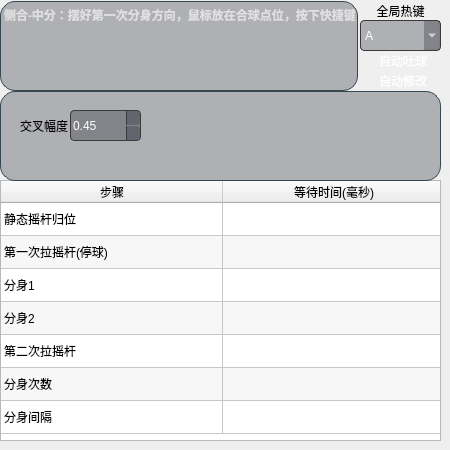
    <widget class="QWidget" name="page_8">
     <widget class="QLabel" name="label_29">
      <property name="geometry">
       <rect>
        <x>360</x>
        <y>0</y>
        <width>81</width>
        <height>21</height>
       </rect>
      </property>
      <property name="text">
       <string>全局热键</string>
      </property>
      <property name="alignment">
       <set>Qt::AlignmentFlag::AlignCenter</set>
      </property>
     </widget>
     <widget class="QCheckBox" name="checkBox_36">
      <property name="geometry">
       <rect>
        <x>360</x>
        <y>70</y>
        <width>81</width>
        <height>21</height>
       </rect>
      </property>
      <property name="styleSheet">
       <string notr="true">QCheckBox{
	background-color: transparent;
color:white;
}
QCheckBox::indicator:unchecked{
border-image: url(:/D:/复选框-未选.svg);
Width:20px;
Height:20px;
}
QCheckBox::indicator:checked{
border-image: url(:/D:/复选选中 (1).svg);
Width:20px;
Height:20px;
}</string>
      </property>
      <property name="text">
       <string>自动修改</string>
      </property>
     </widget>
     <widget class="QComboBox" name="comboBox_13">
      <property name="geometry">
       <rect>
        <x>360</x>
        <y>20</y>
        <width>81</width>
        <height>31</height>
       </rect>
      </property>
      <property name="sizePolicy">
       <sizepolicy hsizetype="Preferred" vsizetype="Fixed">
        <horstretch>0</horstretch>
        <verstretch>0</verstretch>
       </sizepolicy>
      </property>
      <property name="styleSheet">
       <string notr="true">/* 深色模式 QDoubleSpinBox 美化 */
QComboBox {
   background-color: rgba(23, 28, 40,0.3);     /* 深灰背景 */
    color: #FFFFFF;                 /* 白色文字 */
    border: 1px solid #3A3A3A;      /* 中灰色边框 */
    border-radius: 4px;             /* 圆角 */
	font:10pt &quot;Segoe UI&quot;;
    selection-color: white;         /* 选中文本颜色 */
}

QComboBox::drop-down {
	padding:7px 3px;
    image: url(:/D:/drop-down.svg); /* 浅色下箭头 */
    width: 15px;
    height: 15px;
}

/* 禁用状态 */
QComboBox:disabled {
    background-color: #1A1A1A;      /* 更暗背景 */
    color: #7A7A7A;                 /* 灰色文字 */
    border: 1px solid #2D2D2D;      /* 深灰边框 */
}

/* 鼠标悬停效果 */
QComboBox:hover {
    border: 1px solid #4A4A4A;      /* 边框变亮 */
}
</string>
      </property>
      <property name="frame">
       <bool>true</bool>
      </property>
      <item>
       <property name="text">
        <string>A</string>
       </property>
      </item>
      <item>
       <property name="text">
        <string>B</string>
       </property>
      </item>
      <item>
       <property name="text">
        <string>C</string>
       </property>
      </item>
      <item>
       <property name="text">
        <string>D</string>
       </property>
      </item>
      <item>
       <property name="text">
        <string>E</string>
       </property>
      </item>
      <item>
       <property name="text">
        <string>F</string>
       </property>
      </item>
      <item>
       <property name="text">
        <string>G</string>
       </property>
      </item>
      <item>
       <property name="text">
        <string>H</string>
       </property>
      </item>
      <item>
       <property name="text">
        <string>I</string>
       </property>
      </item>
      <item>
       <property name="text">
        <string>J</string>
       </property>
      </item>
      <item>
       <property name="text">
        <string>K</string>
       </property>
      </item>
      <item>
       <property name="text">
        <string>L</string>
       </property>
      </item>
      <item>
       <property name="text">
        <string>M</string>
       </property>
      </item>
      <item>
       <property name="text">
        <string>N</string>
       </property>
      </item>
      <item>
       <property name="text">
        <string>O</string>
       </property>
      </item>
      <item>
       <property name="text">
        <string>P</string>
       </property>
      </item>
      <item>
       <property name="text">
        <string>Q</string>
       </property>
      </item>
      <item>
       <property name="text">
        <string>R</string>
       </property>
      </item>
      <item>
       <property name="text">
        <string>S</string>
       </property>
      </item>
      <item>
       <property name="text">
        <string>T</string>
       </property>
      </item>
      <item>
       <property name="text">
        <string>U</string>
       </property>
      </item>
      <item>
       <property name="text">
        <string>V</string>
       </property>
      </item>
      <item>
       <property name="text">
        <string>W</string>
       </property>
      </item>
      <item>
       <property name="text">
        <string>X</string>
       </property>
      </item>
      <item>
       <property name="text">
        <string>Y</string>
       </property>
      </item>
      <item>
       <property name="text">
        <string>Z</string>
       </property>
      </item>
      <item>
       <property name="text">
        <string>1</string>
       </property>
      </item>
      <item>
       <property name="text">
        <string>2</string>
       </property>
      </item>
      <item>
       <property name="text">
        <string>3</string>
       </property>
      </item>
      <item>
       <property name="text">
        <string>4</string>
       </property>
      </item>
      <item>
       <property name="text">
        <string>5</string>
       </property>
      </item>
      <item>
       <property name="text">
        <string>6</string>
       </property>
      </item>
      <item>
       <property name="text">
        <string>7</string>
       </property>
      </item>
      <item>
       <property name="text">
        <string>8</string>
       </property>
      </item>
      <item>
       <property name="text">
        <string>9</string>
       </property>
      </item>
      <item>
       <property name="text">
        <string>0</string>
       </property>
      </item>
      <item>
       <property name="text">
        <string>空格</string>
       </property>
      </item>
      <item>
       <property name="text">
        <string>~</string>
       </property>
      </item>
     </widget>
     <widget class="QTableWidget" name="tableWidget_6">
      <property name="enabled">
       <bool>true</bool>
      </property>
      <property name="geometry">
       <rect>
        <x>0</x>
        <y>180</y>
        <width>441</width>
        <height>261</height>
       </rect>
      </property>
      <property name="sizePolicy">
       <sizepolicy hsizetype="Preferred" vsizetype="Preferred">
        <horstretch>0</horstretch>
        <verstretch>0</verstretch>
       </sizepolicy>
      </property>
      <property name="minimumSize">
       <size>
        <width>0</width>
        <height>0</height>
       </size>
      </property>
      <property name="maximumSize">
       <size>
        <width>591</width>
        <height>381</height>
       </size>
      </property>
      <property name="frameShape">
       <enum>QFrame::Shape::StyledPanel</enum>
      </property>
      <property name="lineWidth">
       <number>1</number>
      </property>
      <property name="midLineWidth">
       <number>0</number>
      </property>
      <property name="verticalScrollBarPolicy">
       <enum>Qt::ScrollBarPolicy::ScrollBarAlwaysOff</enum>
      </property>
      <property name="horizontalScrollBarPolicy">
       <enum>Qt::ScrollBarPolicy::ScrollBarAlwaysOff</enum>
      </property>
      <property name="autoScroll">
       <bool>false</bool>
      </property>
      <property name="dragDropOverwriteMode">
       <bool>true</bool>
      </property>
      <property name="alternatingRowColors">
       <bool>true</bool>
      </property>
      <property name="verticalScrollMode">
       <enum>QAbstractItemView::ScrollMode::ScrollPerItem</enum>
      </property>
      <property name="updateThreshold">
       <number>200</number>
      </property>
      <property name="showGrid">
       <bool>true</bool>
      </property>
      <property name="gridStyle">
       <enum>Qt::PenStyle::SolidLine</enum>
      </property>
      <property name="sortingEnabled">
       <bool>false</bool>
      </property>
      <property name="cornerButtonEnabled">
       <bool>true</bool>
      </property>
      <property name="rowCount">
       <number>7</number>
      </property>
      <attribute name="horizontalHeaderVisible">
       <bool>true</bool>
      </attribute>
      <attribute name="horizontalHeaderCascadingSectionResizes">
       <bool>false</bool>
      </attribute>
      <attribute name="horizontalHeaderMinimumSectionSize">
       <number>24</number>
      </attribute>
      <attribute name="horizontalHeaderDefaultSectionSize">
       <number>222</number>
      </attribute>
      <attribute name="horizontalHeaderHighlightSections">
       <bool>true</bool>
      </attribute>
      <attribute name="horizontalHeaderShowSortIndicator" stdset="0">
       <bool>false</bool>
      </attribute>
      <attribute name="horizontalHeaderStretchLastSection">
       <bool>false</bool>
      </attribute>
      <attribute name="verticalHeaderVisible">
       <bool>false</bool>
      </attribute>
      <attribute name="verticalHeaderCascadingSectionResizes">
       <bool>false</bool>
      </attribute>
      <attribute name="verticalHeaderMinimumSectionSize">
       <number>24</number>
      </attribute>
      <attribute name="verticalHeaderDefaultSectionSize">
       <number>33</number>
      </attribute>
      <attribute name="verticalHeaderHighlightSections">
       <bool>false</bool>
      </attribute>
      <attribute name="verticalHeaderShowSortIndicator" stdset="0">
       <bool>false</bool>
      </attribute>
      <attribute name="verticalHeaderStretchLastSection">
       <bool>false</bool>
      </attribute>
      <row/>
      <row/>
      <row/>
      <row/>
      <row/>
      <row/>
      <row/>
      <column>
       <property name="text">
        <string>步骤</string>
       </property>
       <property name="background">
        <color>
         <red>69</red>
         <green>83</green>
         <blue>100</blue>
        </color>
       </property>
      </column>
      <column>
       <property name="text">
        <string>等待时间(毫秒)</string>
       </property>
       <property name="background">
        <color>
         <red>69</red>
         <green>83</green>
         <blue>100</blue>
        </color>
       </property>
      </column>
      <item row="0" column="0">
       <property name="text">
        <string>静态摇杆归位</string>
       </property>
       <property name="flags">
        <set>ItemIsEnabled</set>
       </property>
      </item>
      <item row="1" column="0">
       <property name="text">
        <string>第一次拉摇杆(停球)</string>
       </property>
       <property name="flags">
        <set>ItemIsEnabled</set>
       </property>
      </item>
      <item row="2" column="0">
       <property name="text">
        <string>分身1</string>
       </property>
       <property name="flags">
        <set>ItemIsEnabled</set>
       </property>
      </item>
      <item row="3" column="0">
       <property name="text">
        <string>分身2</string>
       </property>
       <property name="flags">
        <set>ItemIsEnabled</set>
       </property>
      </item>
      <item row="4" column="0">
       <property name="text">
        <string>第二次拉摇杆</string>
       </property>
       <property name="flags">
        <set>ItemIsEnabled</set>
       </property>
      </item>
      <item row="5" column="0">
       <property name="text">
        <string>分身次数</string>
       </property>
       <property name="flags">
        <set>ItemIsEnabled</set>
       </property>
      </item>
      <item row="6" column="0">
       <property name="text">
        <string>分身间隔</string>
       </property>
       <property name="flags">
        <set>ItemIsEnabled</set>
       </property>
      </item>
     </widget>
     <widget class="QCheckBox" name="checkBox_38">
      <property name="geometry">
       <rect>
        <x>360</x>
        <y>50</y>
        <width>81</width>
        <height>21</height>
       </rect>
      </property>
      <property name="styleSheet">
       <string notr="true">QCheckBox{
	background-color: transparent;
color:white;
}
QCheckBox::indicator:unchecked{
border-image: url(:/D:/复选框-未选.svg);
Width:20px;
Height:20px;
}
QCheckBox::indicator:checked{
border-image: url(:/D:/复选选中 (1).svg);
Width:20px;
Height:20px;
}</string>
      </property>
      <property name="text">
       <string>自动吐球</string>
      </property>
     </widget>
     <widget class="QLabel" name="label_115">
      <property name="geometry">
       <rect>
        <x>0</x>
        <y>0</y>
        <width>358</width>
        <height>91</height>
       </rect>
      </property>
      <property name="styleSheet">
       <string notr="true">font-weight: bold;
    border: 1px solid #37474F;
    border-radius: 4px;
    margin-top: 1px;
    padding-top: 1px;
   background-color: rgba(23, 28, 40,0.3);
    color: #E0E0E0;
    font-size: 12px;
border-radius: 15px;</string>
      </property>
      <property name="text">
       <string>侧合-中分：摆好第一次分身方向，鼠标放在合球点位，按下快捷键</string>
      </property>
      <property name="textFormat">
       <enum>Qt::TextFormat::PlainText</enum>
      </property>
      <property name="alignment">
       <set>Qt::AlignmentFlag::AlignLeading|Qt::AlignmentFlag::AlignLeft|Qt::AlignmentFlag::AlignTop</set>
      </property>
      <property name="wordWrap">
       <bool>true</bool>
      </property>
     </widget>
     <widget class="QLabel" name="label_116">
      <property name="geometry">
       <rect>
        <x>0</x>
        <y>90</y>
        <width>441</width>
        <height>91</height>
       </rect>
      </property>
      <property name="styleSheet">
       <string notr="true">font-weight: bold;
    border: 1px solid #37474F;
    border-radius: 4px;
    margin-top: 1px;
    padding-top: 1px;
    background-color: rgba(23, 28, 40,0.3);
    color: #E0E0E0;
    font-size: 12px;
border-radius: 15px;</string>
      </property>
      <property name="text">
       <string/>
      </property>
      <property name="textFormat">
       <enum>Qt::TextFormat::PlainText</enum>
      </property>
      <property name="alignment">
       <set>Qt::AlignmentFlag::AlignLeading|Qt::AlignmentFlag::AlignLeft|Qt::AlignmentFlag::AlignTop</set>
      </property>
      <property name="wordWrap">
       <bool>true</bool>
      </property>
     </widget>
     <widget class="QDoubleSpinBox" name="doubleSpinBox_31">
      <property name="geometry">
       <rect>
        <x>70</x>
        <y>110</y>
        <width>71</width>
        <height>31</height>
       </rect>
      </property>
      <property name="styleSheet">
       <string notr="true">/* 深色模式 QDoubleSpinBox 美化 */
QDoubleSpinBox {
	 border: 1px solid #37474F;
    background-color: rgba(23, 28, 40,0.3);
    color: #FFFFFF;                 /* 白色文字 */
    border: 1px solid #3A3A3A;      /* 中灰色边框 */
    border-radius: 4px;             /* 圆角 */
    font: 10pt &quot;Microsoft YaHei UI&quot;; /* 微软雅黑字体 */
   /*selection-background-color: #19232D; /* 选中文本背景-主色调 */
    selection-color: white;         /* 选中文本颜色 */
}


/* 上下按钮区域 */
QDoubleSpinBox::up-button, QDoubleSpinBox::down-button {
   background-color: rgba(23, 28, 40,0.3);      /* 按钮背景 */
    border-left: 1px solid #3A3A3A; /* 左侧分隔线 */
    width: 13px;                   /* 按钮宽度 */
   border-top-right-radius: 3px;   /* 右上圆角 */
    border-bottom-right-radius: 3px;/* 右下圆角 */
}

/* 按钮悬停效果 */
QDoubleSpinBox::up-button:hover, QDoubleSpinBox::down-button:hover {
    background-color: rgb(66, 79, 95);      /* 悬停变亮 */
}

/* 按钮按下效果 */
QDoubleSpinBox::up-button:pressed, QDoubleSpinBox::down-button:pressed {
    background-color: rgb(66, 79, 95);     /* 按下变暗 */
}

/* 上下箭头图标 */
QDoubleSpinBox::up-arrow {
    image: url(:/D:/drop-up.svg); /* 浅色上箭头 */
    width: 12px;
    height: 12px;
}

QDoubleSpinBox::down-arrow {
    image: url(:/D:/drop-down.svg); /* 浅色下箭头 */
    width: 12px;
    height: 12px;
}

/* 禁用状态 */
QDoubleSpinBox:disabled {
    background-color: #1A1A1A;      /* 更暗背景 */
    color: #7A7A7A;                 /* 灰色文字 */
    border: 1px solid #2D2D2D;      /* 深灰边框 */
}

/* 鼠标悬停效果 */
QDoubleSpinBox:hover {
    border: 1px solid #4A4A4A;      /* 边框变亮 */
}
</string>
      </property>
      <property name="maximum">
       <double>1.000000000000000</double>
      </property>
      <property name="singleStep">
       <double>0.010000000000000</double>
      </property>
      <property name="value">
       <double>0.450000000000000</double>
      </property>
     </widget>
     <widget class="QLabel" name="label_24">
      <property name="geometry">
       <rect>
        <x>20</x>
        <y>110</y>
        <width>51</width>
        <height>31</height>
       </rect>
      </property>
      <property name="styleSheet">
       <string notr="true">background-color: transparent;</string>
      </property>
      <property name="text">
       <string>交叉幅度</string>
      </property>
     </widget>
    </widget>
